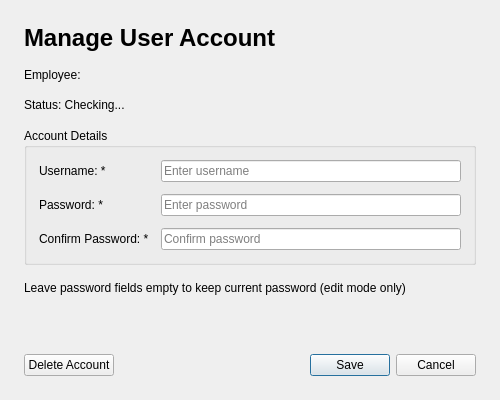
<?xml version="1.0" encoding="UTF-8"?>
<ui version="4.0">
 <class>UserAccountDialog</class>
 <widget class="QDialog" name="UserAccountDialog">
  <property name="geometry">
   <rect>
    <x>0</x>
    <y>0</y>
    <width>500</width>
    <height>400</height>
   </rect>
  </property>
  <property name="windowTitle">
   <string>Manage User Account</string>
  </property>
  <layout class="QVBoxLayout" name="verticalLayout">
   <property name="spacing">
    <number>16</number>
   </property>
   <property name="leftMargin">
    <number>24</number>
   </property>
   <property name="topMargin">
    <number>24</number>
   </property>
   <property name="rightMargin">
    <number>24</number>
   </property>
   <property name="bottomMargin">
    <number>24</number>
   </property>
   <item>
    <widget class="QLabel" name="titleLabel">
     <property name="text">
      <string>&lt;html&gt;&lt;head/&gt;&lt;body&gt;&lt;p&gt;&lt;span style=&quot; font-size:18pt; font-weight:600;&quot;&gt;Manage User Account&lt;/span&gt;&lt;/p&gt;&lt;/body&gt;&lt;/html&gt;</string>
     </property>
    </widget>
   </item>
   <item>
    <widget class="QLabel" name="employeeLabel">
     <property name="text">
      <string>Employee: </string>
     </property>
    </widget>
   </item>
   <item>
    <widget class="QLabel" name="statusLabel">
     <property name="text">
      <string>Status: Checking...</string>
     </property>
    </widget>
   </item>
   <item>
    <widget class="QGroupBox" name="accountGroup">
     <property name="title">
      <string>Account Details</string>
     </property>
     <layout class="QFormLayout" name="formLayout">
      <property name="horizontalSpacing">
       <number>12</number>
      </property>
      <property name="verticalSpacing">
       <number>12</number>
      </property>
      <property name="leftMargin">
       <number>12</number>
      </property>
      <property name="topMargin">
       <number>12</number>
      </property>
      <property name="rightMargin">
       <number>12</number>
      </property>
      <property name="bottomMargin">
       <number>12</number>
      </property>
      <item row="0" column="0">
       <widget class="QLabel" name="usernameLabel">
        <property name="text">
         <string>Username: *</string>
        </property>
       </widget>
      </item>
      <item row="0" column="1">
       <widget class="QLineEdit" name="usernameInput">
        <property name="placeholderText">
         <string>Enter username</string>
        </property>
       </widget>
      </item>
      <item row="1" column="0">
       <widget class="QLabel" name="passwordLabel">
        <property name="text">
         <string>Password: *</string>
        </property>
       </widget>
      </item>
      <item row="1" column="1">
       <widget class="QLineEdit" name="passwordInput">
        <property name="echoMode">
         <enum>QLineEdit::Password</enum>
        </property>
        <property name="placeholderText">
         <string>Enter password</string>
        </property>
       </widget>
      </item>
      <item row="2" column="0">
       <widget class="QLabel" name="confirmPasswordLabel">
        <property name="text">
         <string>Confirm Password: *</string>
        </property>
       </widget>
      </item>
      <item row="2" column="1">
       <widget class="QLineEdit" name="confirmPasswordInput">
        <property name="echoMode">
         <enum>QLineEdit::Password</enum>
        </property>
        <property name="placeholderText">
         <string>Confirm password</string>
        </property>
       </widget>
      </item>
     </layout>
    </widget>
   </item>
   <item>
    <widget class="QLabel" name="passwordHintLabel">
     <property name="text">
      <string>Leave password fields empty to keep current password (edit mode only)</string>
     </property>
     <property name="wordWrap">
      <bool>true</bool>
     </property>
    </widget>
   </item>
   <item>
    <spacer name="verticalSpacer">
     <property name="orientation">
      <enum>Qt::Vertical</enum>
     </property>
     <property name="sizeHint" stdset="0">
      <size>
       <width>20</width>
       <height>40</height>
      </size>
     </property>
    </spacer>
   </item>
   <item>
    <widget class="QLabel" name="errorLabel">
     <property name="text">
      <string/>
     </property>
     <property name="styleSheet">
      <string notr="true">color: #d32f2f; font-weight: bold;</string>
     </property>
     <property name="alignment">
      <set>Qt::AlignCenter</set>
     </property>
     <property name="wordWrap">
      <bool>true</bool>
     </property>
    </widget>
   </item>
   <item>
    <layout class="QHBoxLayout" name="buttonLayout">
     <item>
      <widget class="QPushButton" name="deleteButton">
       <property name="text">
        <string>Delete Account</string>
       </property>
      </widget>
     </item>
     <item>
      <spacer name="horizontalSpacer">
       <property name="orientation">
        <enum>Qt::Horizontal</enum>
       </property>
       <property name="sizeHint" stdset="0">
        <size>
         <width>40</width>
         <height>20</height>
        </size>
       </property>
      </spacer>
     </item>
     <item>
      <widget class="QDialogButtonBox" name="buttonBox">
       <property name="standardButtons">
        <set>QDialogButtonBox::Cancel|QDialogButtonBox::Save</set>
       </property>
      </widget>
     </item>
    </layout>
   </item>
  </layout>
 </widget>
 <resources/>
 <connections/>
</ui>
